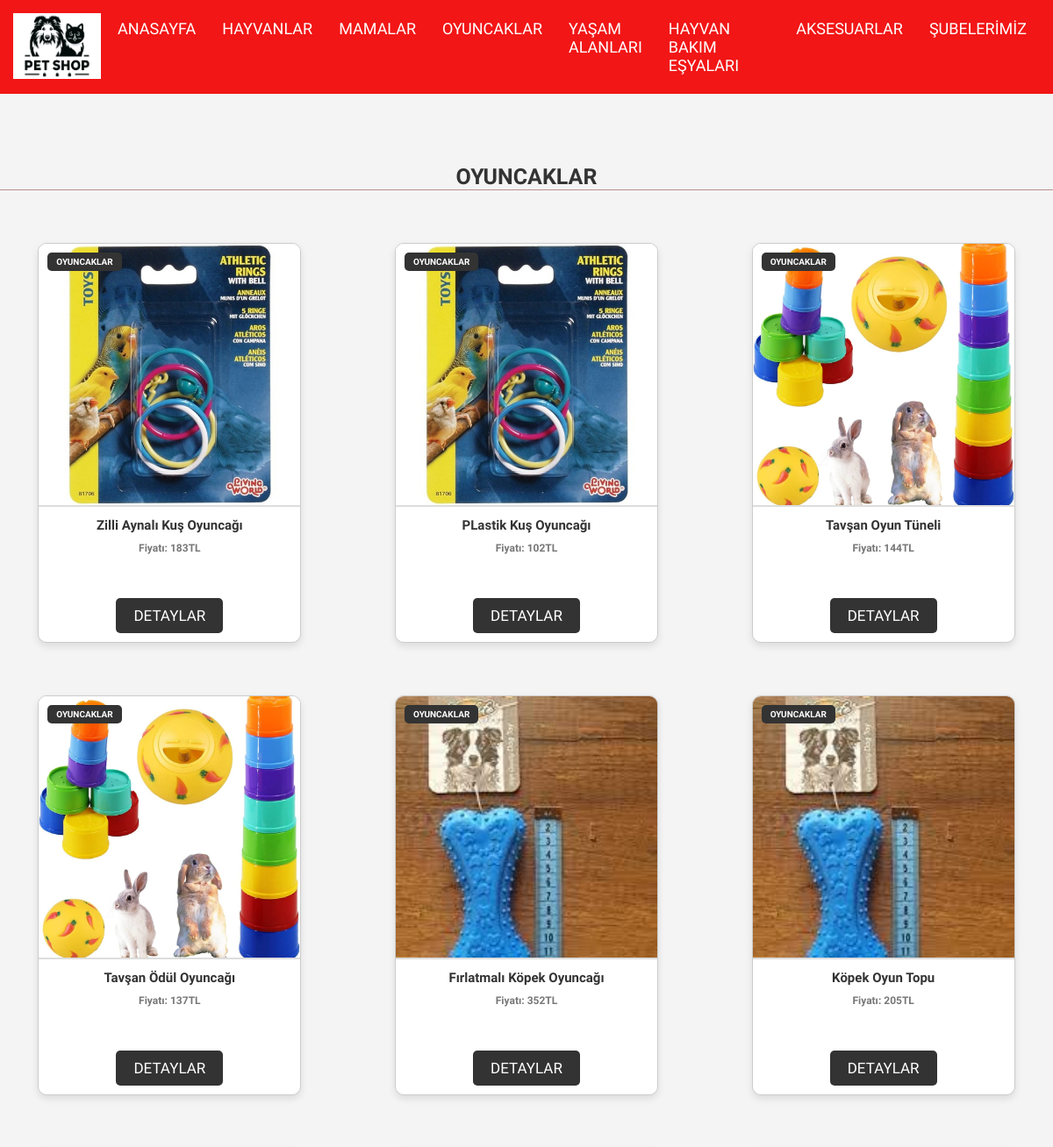
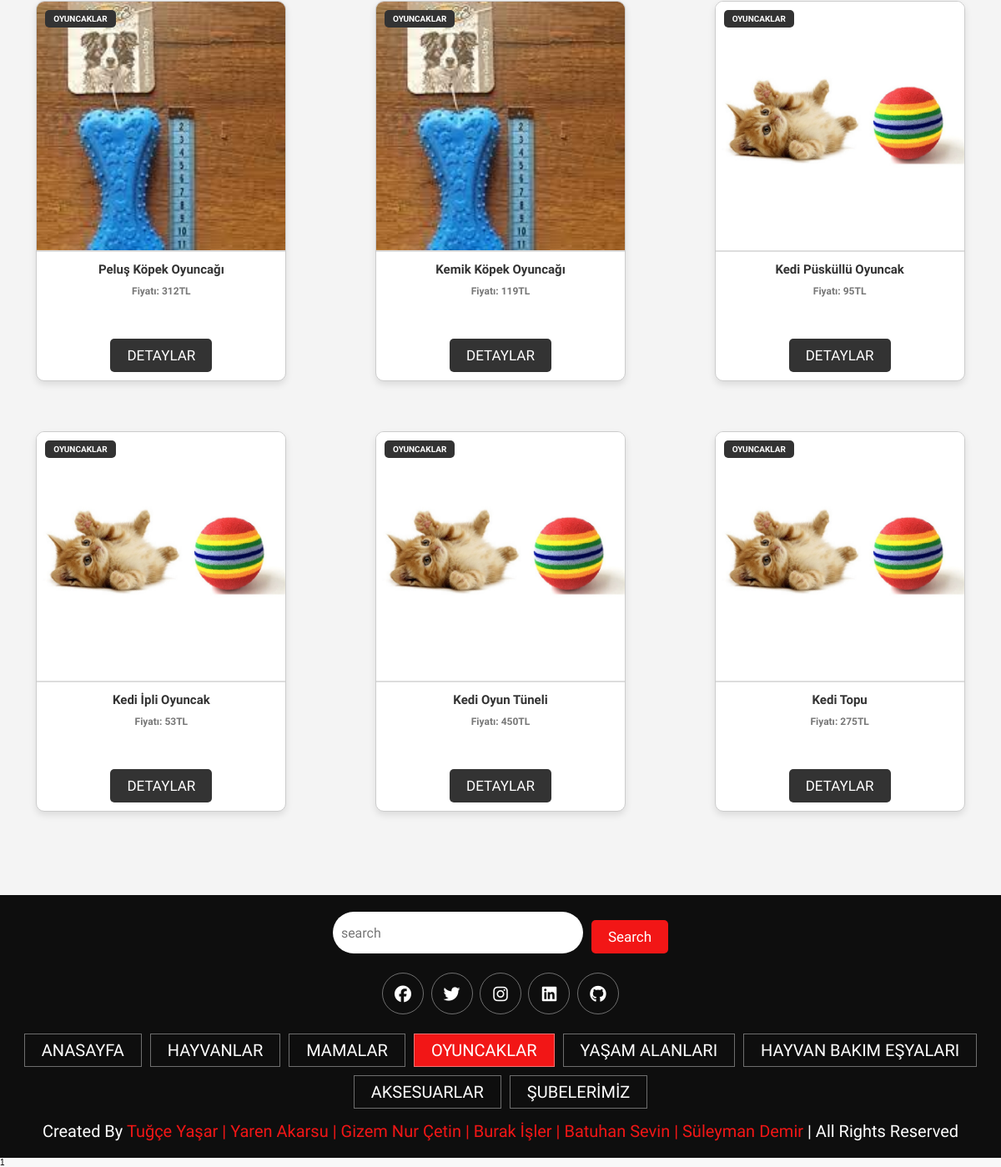
/petshop/oyuncaklar.php, run on the app's committed database (2 pictures, top to bottom).
### tables this page shows
create table Oyuncaklar (
	oyuncak_no int  primary key,
	oyuncak_turu varchar (255),
	oyuncak_fiyat int,
	hayvan_no int,
	satis_no int
);

### petshop/oyuncaklar.php (the view, shortened to what this page needs)
<?php
$connection = new mysqli("localhost", "root", "", "petshop", 3306);
$result = $connection->query("SELECT * FROM oyuncaklar");
$oyuncaklar = array();
while ($row = $result->fetch_assoc()) {
    array_push($oyuncaklar, array(
        "oyuncak_no" => $row['oyuncak_no'],
        "oyuncak_turu" => $row['oyuncak_turu'],
        "oyuncak_fiyat" => $row['oyuncak_fiyat'],
        "hayvan_no" => $row['hayvan_no'],
        "satis_no" => $row['satis_no']
    ));
}
?>
<!DOCTYPE html>
<html lang="en">
  <head>
    <link rel="stylesheet" href="style.css" />
    <link rel="stylesheet" href="https://cdnjs.cloudflare.com/ajax/libs/font-awesome/6.5.1/css/all.min.css" />
  </head>
  <body>
    <header class= "header">
        <a href="#" class="logo">
            <img src="logo.webp" alt="logo" />
        </a>
        <nav class="navbar">
            <a href="index.php">ANASAYFA</a>
            <a href="hayvanlar.php">HAYVANLAR</a>
            <a href="mamalar.php">MAMALAR</a>
            <a href="#" class="active">OYUNCAKLAR</a>
            <a href="yaşamalanları.php">YAŞAM ALANLARI</a>
            <a href="hayvaneşyaları.php">HAYVAN BAKIM EŞYALARI</a>
            <a href="aksesuarlar.php">AKSESUARLAR</a>
            <a href="şubelerimiz.php">ŞUBELERİMİZ</a>
        </nav>
    </header>
    <section class="OYUNCAKLAR" id="OYUNCAKLAR">
    <h1 class="heading">OYUNCAKLAR</h1>
    <div class="box-container">
        <?php
            foreach ($oyuncaklar as $key => $value) {
                $resim = "";
                if (str_contains($value['oyuncak_turu'], "Kedi")) $resim = "images/keditopu.jpeg";
                else if (str_contains($value['oyuncak_turu'], "Köpek")) $resim = "images/köpekkemik.jpeg";
                else if (str_contains($value['oyuncak_turu'], "Tavşan")) $resim = "images/tavşanoyuncak.jpeg";
                else if (str_contains($value['oyuncak_turu'], "Kuş")) $resim = "images/kuşoyuncak.jpeg";
                echo '<div class="box">
                    <div class="box-head">
                        <img src="'.$resim.'" alt="Oyuncak '.$value['oyuncak_no'].'" />
                        <span class="menu-category">OYUNCAKLAR</span>
                        <h3>'.$value['oyuncak_turu'].'</h3>
                        <div class="price">Fiyatı: '.$value['oyuncak_fiyat'].'TL</div>
                    </div>
                    <div class="box-bottom">
                        <a href="#" class="btn">DETAYLAR</a>
                    </div>
                </div>';
            }
        ?>
    </div>
</section>
        <section class="footer">
    <div class="search">
        <input type="text" class="search-input" placeholder="search"/>
        <button class="btn bnt-primary">search</button>
    </div>
    <div class="share">
        <a href="#" class="fab fa-facebook"> </a>
        <a href="#" class="fab fa-twitter"> </a>
        <a href="#" class="fab fa-instagram"> </a>
        <a href="#" class="fab fa-linkedin"> </a>
        <a href="#" class="fab fa-github"> </a>
    </div>
    <div class="links">
        <a href="index.php">ANASAYFA</a>
        <a href="hayvanlar.php">HAYVANLAR</a>
        <a href="mamalar.php">MAMALAR</a>
        <a href="#" class="active">OYUNCAKLAR</a>
        <a href="yaşamalanları.php">YAŞAM ALANLARI</a>
        <a href="hayvaneşyaları.php">HAYVAN BAKIM EŞYALARI</a>
        <a href="aksesuarlar.php">AKSESUARLAR</a>
        <a href="şubelerimiz.php">ŞUBELERİMİZ</a>
    </div>
    <div class="credit">
        created by <span>Tuğçe Yaşar   |  Yaren Akarsu   | Gizem Nur Çetin | Burak İşler | Batuhan Sevin | Süleyman Demir</span> |  all rights reserved
    </div>
</section>
  </body>
</html>

### data on the page
oyuncaklar: oyuncak_turu "Zilli Aynalı Kuş Oyuncağı", oyuncak_fiyat "183"
oyuncaklar: oyuncak_turu "PLastik Kuş Oyuncağı", oyuncak_fiyat "102"
oyuncaklar: oyuncak_turu "Tavşan Oyun Tüneli", oyuncak_fiyat "144"
oyuncaklar: oyuncak_turu "Tavşan Ödül Oyuncağı", oyuncak_fiyat "137"
oyuncaklar: oyuncak_turu "Fırlatmalı Köpek Oyuncağı", oyuncak_fiyat "352"
oyuncaklar: oyuncak_turu "Köpek Oyun Topu", oyuncak_fiyat "205"
oyuncaklar: oyuncak_turu "Peluş Köpek Oyuncağı", oyuncak_fiyat "312"
oyuncaklar: oyuncak_turu "Kemik Köpek Oyuncağı", oyuncak_fiyat "119"
oyuncaklar: oyuncak_turu "Kedi Püsküllü Oyuncak", oyuncak_fiyat "95"
oyuncaklar: oyuncak_turu "Kedi İpli Oyuncak", oyuncak_fiyat "53"
oyuncaklar: oyuncak_turu "Kedi Oyun Tüneli", oyuncak_fiyat "450"
oyuncaklar: oyuncak_turu "Kedi Topu", oyuncak_fiyat "275"
